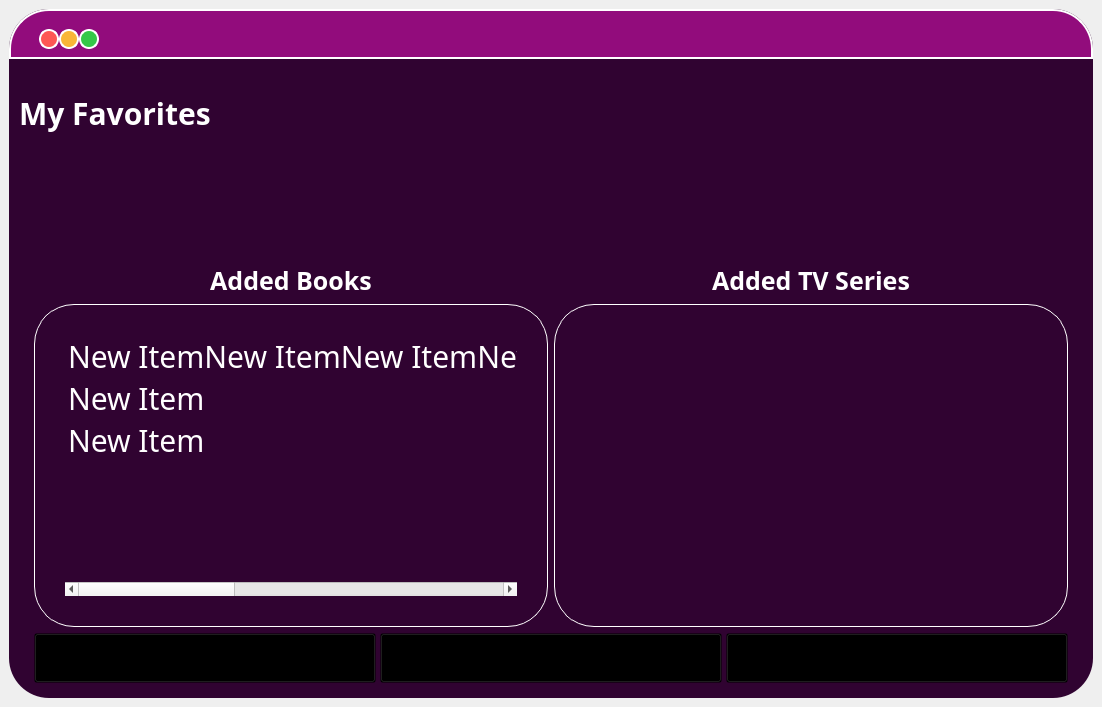
<?xml version="1.0" encoding="UTF-8"?>
<ui version="4.0">
 <class>MainWindow</class>
 <widget class="QMainWindow" name="MainWindow">
  <property name="geometry">
   <rect>
    <x>0</x>
    <y>0</y>
    <width>1102</width>
    <height>707</height>
   </rect>
  </property>
  <property name="windowTitle">
   <string>MainWindow</string>
  </property>
  <widget class="QWidget" name="centralwidgetFavorites">
   <layout class="QVBoxLayout" name="verticalLayout">
    <item>
     <widget class="QFrame" name="favoritesFrame">
      <property name="styleSheet">
       <string notr="true">QFrame{background:#300331;
border-style: solid;
  border-color: red;
border-radius:40;}


QPushButton:hover {
background: qradialgradient(
cx: 0.3, cy: -0.4, fx: 0.3, fy: -0.4,
radius: 1.35, stop: 0 #fff, stop: 1 #bbb
);
}

QSplitter::handle {
    background: none;
}

QPushButton:pressed {
border-style: inset;
background: qradialgradient(
cx: 0.4, cy: -0.1, fx: 0.4, fy: -0.1,
radius: 1.35, stop: 0 #fff, stop: 1 #ddd
);}</string>
      </property>
      <property name="frameShape">
       <enum>QFrame::StyledPanel</enum>
      </property>
      <property name="frameShadow">
       <enum>QFrame::Raised</enum>
      </property>
      <layout class="QHBoxLayout" name="horizontalLayout">
       <property name="leftMargin">
        <number>0</number>
       </property>
       <property name="topMargin">
        <number>0</number>
       </property>
       <property name="rightMargin">
        <number>0</number>
       </property>
       <property name="bottomMargin">
        <number>0</number>
       </property>
       <item>
        <widget class="QSplitter" name="splitter">
         <property name="styleSheet">
          <string notr="true">background:none;</string>
         </property>
         <property name="orientation">
          <enum>Qt::Vertical</enum>
         </property>
         <widget class="QWidget" name="layoutWidget">
          <layout class="QVBoxLayout" name="barLogo">
           <item>
            <widget class="QGroupBox" name="TabBar">
             <property name="minimumSize">
              <size>
               <width>0</width>
               <height>50</height>
              </size>
             </property>
             <property name="maximumSize">
              <size>
               <width>16777215</width>
               <height>50</height>
              </size>
             </property>
             <property name="styleSheet">
              <string notr="true">background:#920C7C;
border: 2px solid white;
border-radius:0;
border-top-left-radius: 40;
border-top-right-radius: 40;
</string>
             </property>
             <property name="title">
              <string/>
             </property>
             <widget class="QPushButton" name="btnClose">
              <property name="geometry">
               <rect>
                <x>30</x>
                <y>20</y>
                <width>20</width>
                <height>20</height>
               </rect>
              </property>
              <property name="styleSheet">
               <string notr="true">QPushButton{
background-color: #FD5754;
border-style: solid;
border-color: white;
border-width: 2px;
border-radius: 10px;
}

QPushButton:hover {
background: #37AED4;
}

QPushButton:pressed {
border-style: inset;
background: qradialgradient(
cx: 0.4, cy: -0.1, fx: 0.4, fy: -0.1,
radius: 1.35, stop: 0 #fff, stop: 1 #ddd
);}</string>
              </property>
              <property name="text">
               <string/>
              </property>
             </widget>
             <widget class="QPushButton" name="btnminimize">
              <property name="geometry">
               <rect>
                <x>50</x>
                <y>20</y>
                <width>20</width>
                <height>20</height>
               </rect>
              </property>
              <property name="styleSheet">
               <string notr="true">QPushButton{
background-color: #F9B637;
border-style: solid;
border-color: white;
border-width: 2px;
border-radius: 10px;
}

QPushButton:hover {
background: #37AED4;
}

QPushButton:pressed {
border-style: inset;
background: qradialgradient(
cx: 0.4, cy: -0.1, fx: 0.4, fy: -0.1,
radius: 1.35, stop: 0 #fff, stop: 1 #ddd
);}</string>
              </property>
              <property name="text">
               <string/>
              </property>
             </widget>
             <widget class="QPushButton" name="btnZoom">
              <property name="geometry">
               <rect>
                <x>70</x>
                <y>20</y>
                <width>20</width>
                <height>20</height>
               </rect>
              </property>
              <property name="styleSheet">
               <string notr="true">QPushButton{
background-color: #34C848;
border-style: solid;
border-color: white;
border-width: 2px;
border-radius: 10px;
}


QPushButton:hover {
background: #37AED4;
}

QPushButton:pressed {
border-style: inset;
background: qradialgradient(
cx: 0.4, cy: -0.1, fx: 0.4, fy: -0.1,
radius: 1.35, stop: 0 #fff, stop: 1 #ddd
);}</string>
              </property>
              <property name="text">
               <string/>
              </property>
             </widget>
            </widget>
           </item>
           <item>
            <widget class="QGroupBox" name="BooksLogo">
             <property name="minimumSize">
              <size>
               <width>0</width>
               <height>75</height>
              </size>
             </property>
             <property name="styleSheet">
              <string notr="true">border:none;</string>
             </property>
             <property name="title">
              <string/>
             </property>
             <widget class="QLabel" name="label_9">
              <property name="geometry">
               <rect>
                <x>10</x>
                <y>10</y>
                <width>571</width>
                <height>75</height>
               </rect>
              </property>
              <property name="minimumSize">
               <size>
                <width>50</width>
                <height>75</height>
               </size>
              </property>
              <property name="styleSheet">
               <string notr="true">background:none;
font-size:30px;
color:white;
font-weight:bold;
font-family:google sans;
image: url(:/logo/img/RecSy.png);</string>
              </property>
              <property name="text">
               <string>My Favorites</string>
              </property>
              <property name="margin">
               <number>20</number>
              </property>
             </widget>
            </widget>
           </item>
          </layout>
         </widget>
         <widget class="QWidget" name="layoutWidget_2">
          <layout class="QVBoxLayout" name="WholeBody">
           <property name="leftMargin">
            <number>25</number>
           </property>
           <property name="rightMargin">
            <number>25</number>
           </property>
           <property name="bottomMargin">
            <number>15</number>
           </property>
           <item>
            <widget class="QSplitter" name="body">
             <property name="styleSheet">
              <string notr="true">QSplitter::handle {
    background: none;
}</string>
             </property>
             <property name="orientation">
              <enum>Qt::Vertical</enum>
             </property>
             <widget class="QSplitter" name="hereIs">
              <property name="orientation">
               <enum>Qt::Vertical</enum>
              </property>
              <widget class="QWidget" name="layoutWidget_3">
               <layout class="QVBoxLayout" name="verticalLayout_3">
                <item>
                 <widget class="QLabel" name="profilePic">
                  <property name="minimumSize">
                   <size>
                    <width>0</width>
                    <height>100</height>
                   </size>
                  </property>
                  <property name="styleSheet">
                   <string notr="true">image: url(:/favoritesPerson/img/favorites_person.png);</string>
                  </property>
                  <property name="text">
                   <string/>
                  </property>
                 </widget>
                </item>
               </layout>
              </widget>
             </widget>
             <widget class="QWidget" name="gridLayoutWidget">
              <layout class="QGridLayout" name="gridLayout_2">
               <item row="4" column="0">
                <widget class="QListWidget" name="list_favBooks">
                 <property name="minimumSize">
                  <size>
                   <width>0</width>
                   <height>300</height>
                  </size>
                 </property>
                 <property name="styleSheet">
                  <string notr="true">QListWidget{
color:white;
font-size:30px;
font-family:Google Sans;
background:#300331;
border:1px solid white;
padding:30px;

}</string>
                 </property>
                 <item>
                  <property name="text">
                   <string>New ItemNew ItemNew ItemNew ItemNew ItemNew ItemNew ItemNew ItemNew Item</string>
                  </property>
                  <property name="checkState">
                   <enum>Unchecked</enum>
                  </property>
                 </item>
                 <item>
                  <property name="text">
                   <string>New Item</string>
                  </property>
                 </item>
                 <item>
                  <property name="text">
                   <string>New Item</string>
                  </property>
                 </item>
                </widget>
               </item>
               <item row="4" column="1">
                <widget class="QListWidget" name="list_favtvSeries">
                 <property name="minimumSize">
                  <size>
                   <width>0</width>
                   <height>300</height>
                  </size>
                 </property>
                 <property name="styleSheet">
                  <string notr="true">QListWidget{
color:white;
font-size:30px;
font-family:Google Sans;
background:#300331;
border:1px solid white;
padding:30px;

}</string>
                 </property>
                </widget>
               </item>
               <item row="1" column="0">
                <widget class="QLabel" name="label_added_books">
                 <property name="layoutDirection">
                  <enum>Qt::LeftToRight</enum>
                 </property>
                 <property name="styleSheet">
                  <string notr="true">color:white;
font-size:25px;
font-family: google sans;
font-weight:bold;


</string>
                 </property>
                 <property name="text">
                  <string>Added Books</string>
                 </property>
                 <property name="alignment">
                  <set>Qt::AlignCenter</set>
                 </property>
                </widget>
               </item>
               <item row="1" column="1">
                <widget class="QLabel" name="label_added_tvSeries">
                 <property name="styleSheet">
                  <string notr="true">color:white;
font-size:25px;
font-family: google sans;
font-weight:bold;


</string>
                 </property>
                 <property name="text">
                  <string>Added TV Series</string>
                 </property>
                 <property name="alignment">
                  <set>Qt::AlignCenter</set>
                 </property>
                </widget>
               </item>
              </layout>
             </widget>
            </widget>
           </item>
           <item>
            <widget class="QSplitter" name="bottomBar">
             <property name="minimumSize">
              <size>
               <width>0</width>
               <height>50</height>
              </size>
             </property>
             <property name="styleSheet">
              <string notr="true">QSplitter::handle {
    background: none;
}</string>
             </property>
             <property name="orientation">
              <enum>Qt::Horizontal</enum>
             </property>
             <widget class="QToolButton" name="btnRemoveFavBook">
              <property name="styleSheet">
               <string notr="true">QToolButton{
background:transparent;
	image: url(:/removeFavorite/img/removeFavorite.png);
}
QToolButton:hover {
background: #920C7C;
border: solid 1px;
border-radius:25;
}

QToolButton:pressed {
border-style: inset;
background: #37AED4;}</string>
              </property>
              <property name="text">
               <string/>
              </property>
             </widget>
             <widget class="QToolButton" name="btnGoHome">
              <property name="styleSheet">
               <string notr="true">QToolButton{
background:transparent;
	image: url(:/home/img/home.png);
}
QToolButton:hover {
background: #920C7C;
border: solid 1px;
border-radius:25;
}

QToolButton:pressed {
border-style: inset;
background: #37AED4;}</string>
              </property>
              <property name="text">
               <string/>
              </property>
             </widget>
             <widget class="QToolButton" name="btnRemoveFavTvSeries">
              <property name="styleSheet">
               <string notr="true">QToolButton{
background:transparent;
image: url(:/removeFavorite/img/removeFavorite.png);
text-align: left;
}
QToolButton:hover {
background: #920C7C;
border: solid 1px;
border-radius:25;
}

QToolButton:pressed {
border-style: inset;
background: #37AED4;}</string>
              </property>
              <property name="text">
               <string/>
              </property>
             </widget>
            </widget>
           </item>
          </layout>
         </widget>
        </widget>
       </item>
      </layout>
     </widget>
    </item>
   </layout>
  </widget>
 </widget>
 <resources>
  <include location="../source.qrc"/>
 </resources>
 <connections/>
</ui>
